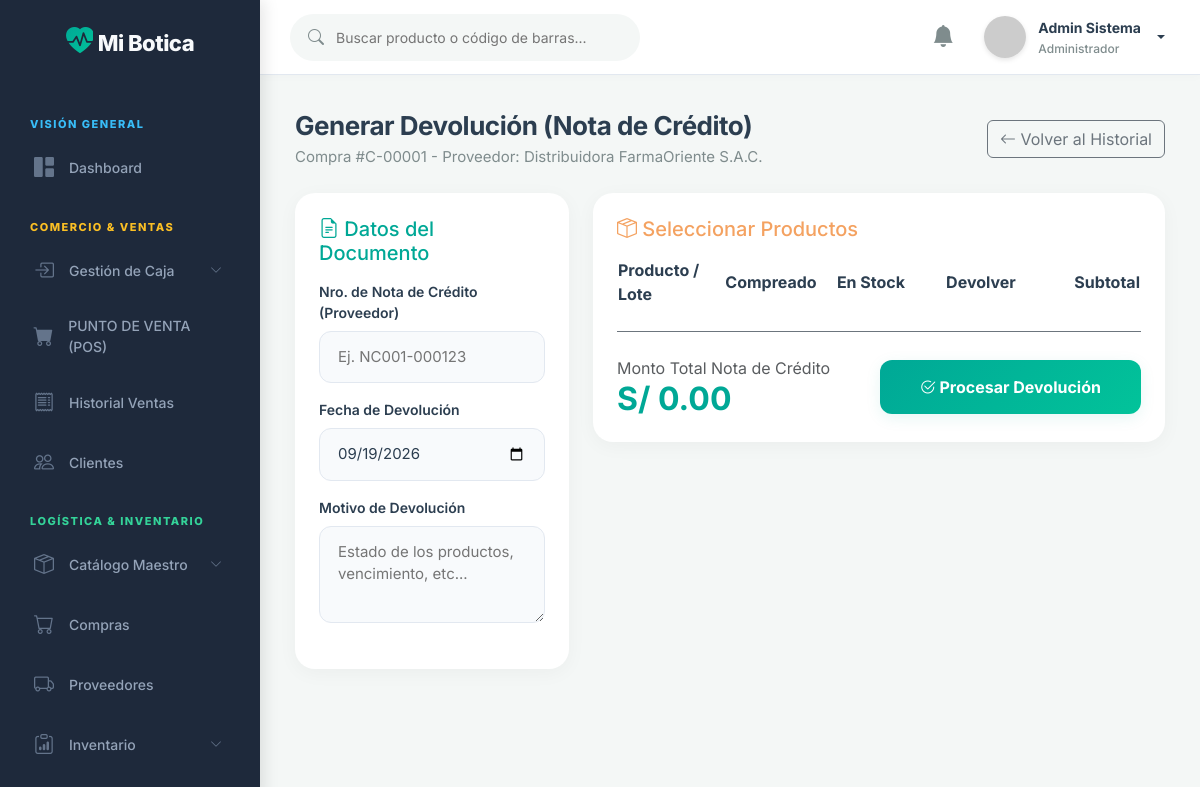
Screenshot of /public/compra/devolver/1 (signed in) with the database file from the repository.
### tables this page shows
CREATE TABLE IF NOT EXISTS `compras` (
  `id` INT NOT NULL AUTO_INCREMENT,
  `id_proveedor` INT NOT NULL,
  `id_usuario` INT NOT NULL,  
  `tipo_comprobante` VARCHAR(50) NOT NULL,  
  `serie_comprobante` VARCHAR(20) NULL,
  `num_comprobante` VARCHAR(50) NOT NULL,
  `fecha_compra` DATE NOT NULL,
  `fecha_registro` TIMESTAMP DEFAULT CURRENT_TIMESTAMP,
  `impuesto` DECIMAL(10,2) DEFAULT 0.00,
  `total` DECIMAL(12,2) NOT NULL DEFAULT 0.00,
  `estado` VARCHAR(20) DEFAULT 'Completada',  
  PRIMARY KEY (`id`),
  FOREIGN KEY (`id_proveedor`) REFERENCES `proveedores`(`id`) ON DELETE RESTRICT,
  FOREIGN KEY (`id_usuario`) REFERENCES `usuarios`(`id`) ON DELETE RESTRICT
);

CREATE TABLE IF NOT EXISTS `proveedores` (
  `id` INT NOT NULL AUTO_INCREMENT,
  `ruc` VARCHAR(20) NOT NULL UNIQUE,
  `razon_social` VARCHAR(150) NOT NULL,
  `representante` VARCHAR(150) NULL,
  `telefono` VARCHAR(50) NULL,
  `direccion` VARCHAR(255) NULL,
  `estado` TINYINT(1) DEFAULT 1,
  PRIMARY KEY (`id`)
);

### app/controllers/CompraController.php (called while the page is built, shortened)
<?php
class CompraController extends Controller {
    public function devolver($id) {
        $modelo = $this->model('Compra');
        $compra = $modelo->getCompraPorId($id);
        $detalles = $modelo->getDetallesConLotes($id);
        $this->view('compras/devolucion', [
            'title' => 'Devolver Productos al Proveedor',
            'compra' => $compra,
            'detalles' => $detalles
        ]);
    }
}

### app/core/App.php (called while the page is built, shortened)
<?php
class App {
    protected $method = 'login';
    public function __construct() {
        $url = $this->parseUrl();
        if (isset($url[0]) && file_exists('../app/controllers/' . ucfirst($url[0]) . 'Controller.php')) {
            unset($url[0]);
        }
        $this->controller = new $this->controller;
        if (isset($url[1])) {
            if (method_exists($this->controller, $url[1])) {
                $this->method = $url[1];
                unset($url[1]);
            }
        }
        $this->params = $url ? array_values($url) : [];
        call_user_func_array([$this->controller, $this->method], $this->params);
    }
    public function parseUrl() {
        if (isset($_GET['url'])) {
            return explode('/', filter_var(rtrim($_GET['url'], '/'), FILTER_SANITIZE_URL));
        }
        return [];
    }
}

### public/index.php (called while the page is built, shortened)
<?php
require_once '../app/config/database.php';
require_once '../app/core/App.php';
require_once '../app/core/Controller.php';
$app = new App();

### app/models/Compra.php (called while the page is built, shortened)
<?php
class Compra {
    private $conn;
    public function __construct() {
        $db = new Database();
        $this->conn = $db->getConnection();
    }
    public function getCompraPorId($id) {
        $query = "SELECT c.*, p.razon_social as proveedor
                  FROM compras c
                  INNER JOIN proveedores p ON c.id_proveedor = p.id
                  WHERE c.id = :id";
        $stmt = $this->conn->prepare($query);
        $stmt->bindParam(':id', $id);
        $stmt->execute();
        return $stmt->fetch(PDO::FETCH_ASSOC);
    }
}

### app/config/database.php (called while the page is built, shortened)
<?php
class Database {
    private $host = "localhost";
    private $db_name = "botica_db";
    private $username = "root";
    private $password = "274053";
    public function getConnection() {
        $this->conn = null;
        try {
            $this->conn = new PDO("mysql:host=" . $this->host . ";dbname=" . $this->db_name, $this->username, $this->password);
            $this->conn->exec("set names utf8");
        } catch(PDOException $exception) {
            echo "Error de conexión: " . $exception->getMessage();
        }
        return $this->conn;
    }
}
?>

### app/views/compras/devolucion.php (the view, shortened to what this page needs)
<div class="page-content">
    <div class="d-flex justify-content-between align-items-center mb-4">
        <div>
            <h1 class="page-title">Generar Devolución (Nota de Crédito)</h1>
            <div class="page-subtitle">Compra #C-<?php echo str_pad($data['compra']['id'], 5, '0', STR_PAD_LEFT); ?> - Proveedor: <?php echo htmlspecialchars($data['compra']['proveedor']); ?></div>
        </div>
        <a href="<?php echo BASE_URL; ?>compra/index" class="btn btn-outline-secondary">
            <i class="bi bi-arrow-left"></i> Volver al Historial
        </a>
    </div>
    <form action="<?php echo BASE_URL; ?>compra/save_devolucion" method="POST" id="formDevolucion">
        <div class="row g-4">
            <div class="col-md-4">
                <div class="card-metric h-100 p-4">
                    <h5 class="mb-3 text-accent"><i class="bi bi-file-earmark-text"></i> Datos del Documento</h5>
                    <div class="mb-3">
                        <label class="form-label">Nro. de Nota de Crédito (Proveedor)</label>
                        <input type="text" name="num_documento_prov" class="form-control-custom" placeholder="Ej. NC001-000123" required>
                    </div>
                    <div class="mb-3">
                        <label class="form-label">Fecha de Devolución</label>
                        <input type="date" name="fecha_devolucion" class="form-control-custom" value="<?php echo date('Y-m-d'); ?>" required>
                    </div>
                    <div class="mb-3">
                        <label class="form-label">Motivo de Devolución</label>
                        <textarea name="motivo" class="form-control-custom" rows="3" placeholder="Estado de los productos, vencimiento, etc..."></textarea>
                    </div>
                </div>
            </div>
            <div class="col-md-8">
                <div class="card-metric p-4">
                    <h5 class="mb-3 text-warning"><i class="bi bi-box-seam"></i> Seleccionar Productos</h5>
                    <div class="table-responsive">
                        <table class="table-custom">
                            <thead>
                                <tr>
                                    <th>Producto / Lote</th>
                                    <th class="text-center" width="100">Compreado</th>
                                    <th class="text-center" width="100">En Stock</th>
                                    <th class="text-center" width="120">Devolver</th>
                                    <th class="text-end" width="100">Subtotal</th>
                                </tr>
                            </thead>
                        </table>
                    </div>
                    <div class="mt-4 pt-4 border-top border-secondary d-flex justify-content-between align-items-center">
                        <div class="text-start">
                            <span class="text-muted d-block">Monto Total Nota de Crédito</span>
                            <h2 class="text-accent fw-bold mb-0" id="totalNC">S/ 0.00</h2>
                        </div>
                        <button type="button" class="btn-primary-custom" style="width:auto; padding: 15px 40px;" onclick="confirmarDevolucion()">
                            <i class="bi bi-check2-circle"></i> Procesar Devolución
                        </button>
                    </div>
                </div>
            </div>
        </div>
    </form>
</div>

### public/css/style.css (style rules this page uses)
:root { --bg-dark: #F4F7F6; --bg-card: #FFFFFF; --text-primary: #2C3E50; --text-secondary: #7F8C8D; --accent-primary: #00A896; --accent-hover: #028090; --accent-light: rgba(0, 168, 150, 0.1); --success: #02C39A; --success-bg: rgba(2, 195, 154, 0.1); --danger: #E63946; --danger-bg: rgba(230, 57, 70, 0.1); --warning: #F4A261; --border-color: #E2E8F0; }
body { font-family: 'Inter', sans-serif; background-color: var(--bg-dark); color: var(--text-primary); margin: 0; overflow-x: hidden; }
.page-content { padding: 35px; }
.page-title { font-size: 26px; font-weight: 700; color: var(--text-primary); margin: 0; letter-spacing: -0.5px; }
.page-subtitle { font-size: 15px; color: var(--text-secondary); margin-top: 5px; }
.card-metric { background-color: var(--bg-card); border-radius: 20px; padding: 24px; border: none; box-shadow: 0 4px 20px rgba(0, 0, 0, 0.04); transition: transform 0.3s ease, box-shadow 0.3s ease; }
.form-label { display: block; font-size: 14px; color: var(--text-primary); margin-bottom: 8px; font-weight: 600; }
.form-control-custom { width: 100%; padding: 14px 18px; border-radius: 12px; background-color: #F8FAFC; border: 1px solid var(--border-color); color: var(--text-primary); font-family: 'Inter'; transition: all 0.3s; font-size: 15px; }
.btn-primary-custom { width: 100%; padding: 14px; background: linear-gradient(135deg, var(--accent-primary), var(--success)); color: white; border: none; border-radius: 12px; font-size: 16px; font-weight: 700; cursor: pointer; transition: transform 0.2s, box-shadow 0.3s; font-family: 'Inter'; box-shadow: 0 4px 15px var(--accent-light); }
.text-accent { color: var(--accent-primary) !important; }
.text-warning { color: var(--warning) !important; }

### rows the page displays
compras: id "00001", id_proveedor.razon_social "Distribuidora FarmaOriente S.A.C."

### other values shown
$_SESSION['nombre'] "Admin Sistema"
$roles[$_SESSION['rol_id'] ?? 1] "Administrador"
